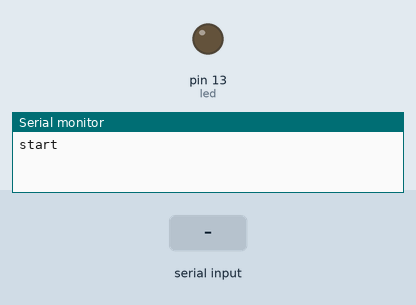
Simulated run of this sketch. Board: Arduino Uno, built with avr-gcc and run on an emulated ATmega328P. On the bench: output pins drawn as LEDs (lit = HIGH), the last lines printed to the serial monitor. The inputs (shaded band) are chosen by the test bench.

Above: at 1.2 s.
1.3 s: "1" received over the second serial link
At 1.6 s:
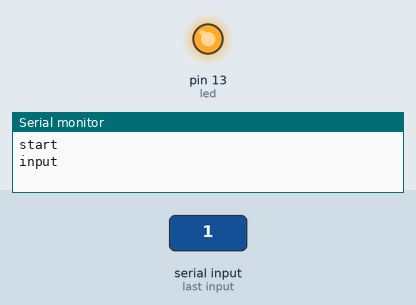
2.8 s: "0" received over the second serial link
At 4.0 s:
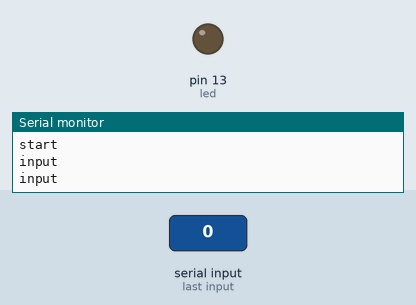
Timing chart, 0 to 5.8 s (numbered marks = the images above; inputs shaded):
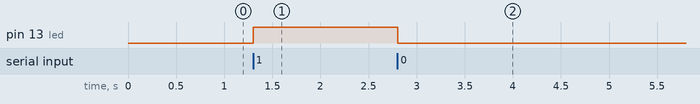

The sketch:

bt_test.ino
```cpp
#include <SoftwareSerial.h>

#define tx 1
#define rx 0
#define led 13

//Bluetooth Serial
SoftwareSerial btSerial(rx,tx);

int mode = 0;

void setup() {
  //Initialize LED
  pinMode(led,OUTPUT);
  digitalWrite(led,LOW);
  Serial.begin(115200);
  //Initialize Bluetooth Serial baud rate
  btSerial.begin(115200);
  Serial.println("start\n");
}

void loop() {
  char c;
//  char input;
//
//  if(Serial.available()>0){
//    input=Serial.read();
//    Serial.print("input\n");
//  }

  //Store data
  if(btSerial.available()){
    c = btSerial.read();
    Serial.print("input\n");
  }

  //Change mode
  switch(c){
    case '0':
      btSerial.write("LED = disabled\n");
      mode = 0;
      break;
    case '1':
      btSerial.write("LED = enabled\n");
      mode = 1;
      break;
  }

  //Turn on or off LED
  switch(mode){
    case 0:
      digitalWrite(led,LOW);
      break;
    case 1:
      digitalWrite(led,HIGH);
      break;
  }
}
```

Measured:
- after the input at 1.3 s, pin 13 (led): LOW → HIGH at once
- after the input at 2.8 s, pin 13 (led): HIGH → LOW at once
